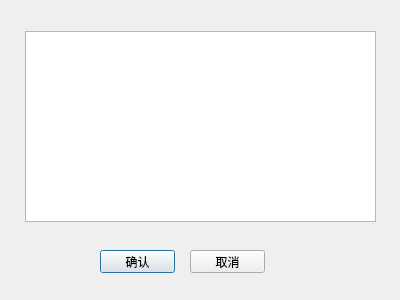
<?xml version="1.0" encoding="UTF-8"?>
<ui version="4.0">
 <class>Delete_Dialog</class>
 <widget class="QDialog" name="Delete_Dialog">
  <property name="geometry">
   <rect>
    <x>0</x>
    <y>0</y>
    <width>400</width>
    <height>300</height>
   </rect>
  </property>
  <property name="windowTitle">
   <string>Dialog</string>
  </property>
  <widget class="QPushButton" name="pushButton">
   <property name="geometry">
    <rect>
     <x>100</x>
     <y>250</y>
     <width>75</width>
     <height>23</height>
    </rect>
   </property>
   <property name="text">
    <string>确认</string>
   </property>
  </widget>
  <widget class="QPushButton" name="pushButton_2">
   <property name="geometry">
    <rect>
     <x>190</x>
     <y>250</y>
     <width>75</width>
     <height>23</height>
    </rect>
   </property>
   <property name="text">
    <string>取消</string>
   </property>
  </widget>
  <widget class="QTextBrowser" name="text_ensure">
   <property name="geometry">
    <rect>
     <x>25</x>
     <y>31</y>
     <width>351</width>
     <height>191</height>
    </rect>
   </property>
  </widget>
 </widget>
 <resources/>
 <connections/>
</ui>
